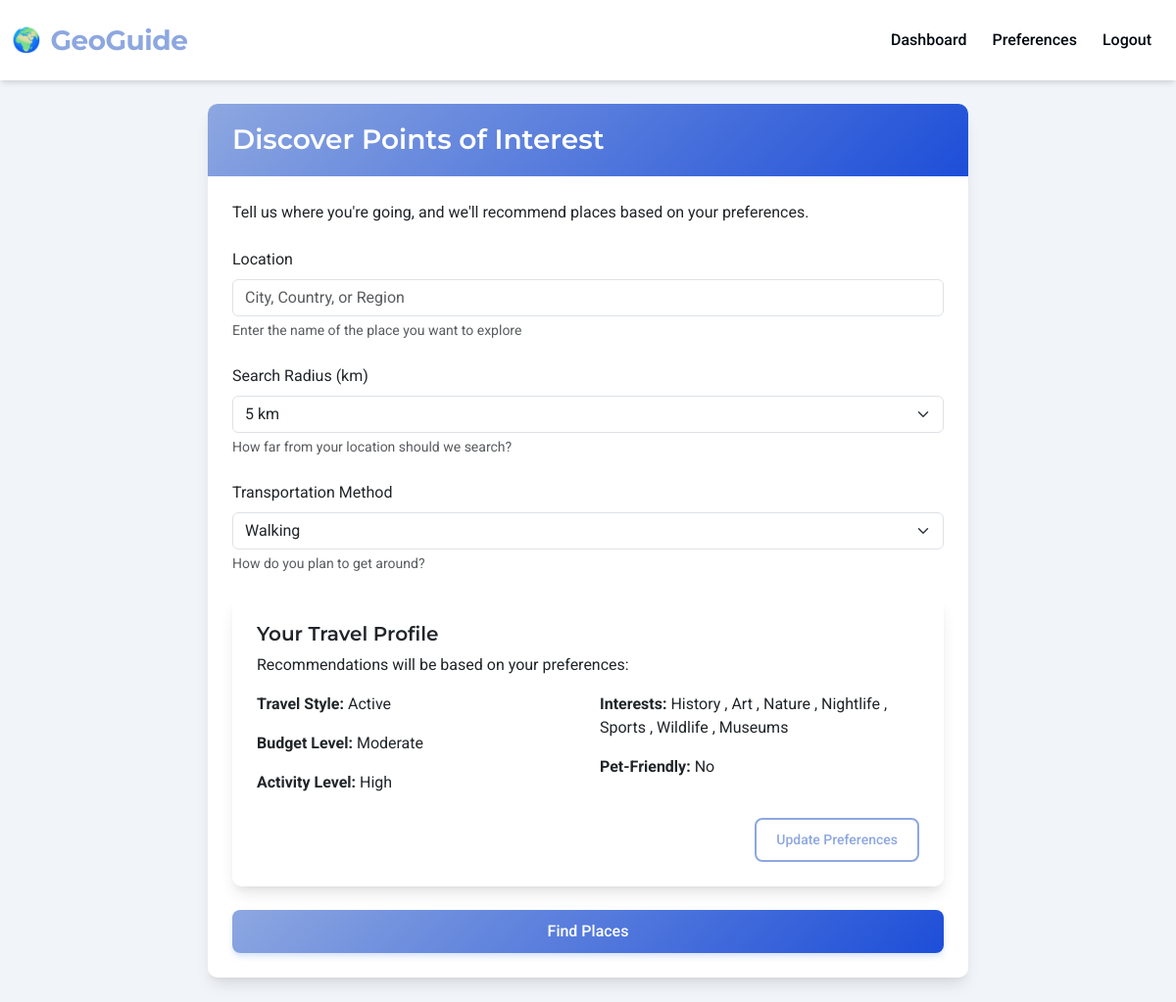
/recommend (signed in), run on the app's committed database.
### app.py (models this page shows, shortened)
class User(db.Model):
    id = db.Column(db.Integer, primary_key=True)
    username = db.Column(db.String(80), unique=True, nullable=False)
    email = db.Column(db.String(120), unique=True, nullable=False)
    password_hash = db.Column(db.String(256), nullable=False)
    preferences = db.Column(db.JSON, nullable=True)

### app.py (the view, shortened to what this page needs)
@app.route('/recommend', methods=['GET', 'POST'])
def recommend_pois():
    if 'user_id' not in session:
        flash('Please login first')
        return redirect(url_for('login'))
    user = User.query.get(session['user_id'])
    if not user:
        flash('User not found')
        return redirect(url_for('login'))
    transportation_options = [
        {"id": "walking", "name": "Walking"},
        {"id": "public_transit", "name": "Public Transit"},
        {"id": "driving", "name": "Driving"},
        {"id": "bicycle", "name": "Bicycle"},
        {"id": "railway", "name": "Railway"},
        {"id": "airways", "name": "Airways"},
        {"id": "bus", "name": "Bus"}
    ]
    return render_template('recommend_form.html',
                          user=user,
                          transportation_options=transportation_options)

### templates/recommend_form.html (shortened to what this page needs)
{% extends 'base.html' %}
{% block content %}
<div class="row justify-content-center">
    <div class="col-md-8">
        <div class="card">
            <div class="card-header bg-primary text-white">
                <h3 class="card-title mb-0">Discover Points of Interest</h3>
            </div>
            <div class="card-body">
                <p class="mb-4">Tell us where you're going, and we'll recommend places based on your preferences.</p>
                <form method="POST">
                    <div class="mb-4">
                        <label for="location" class="form-label">Location</label>
                        <input type="text" class="form-control" id="location" name="location" placeholder="City, Country, or Region" required>
                        <div class="form-text">Enter the name of the place you want to explore</div>
                    </div>
                    <div class="mb-4">
                        <label for="radius" class="form-label">Search Radius (km)</label>
                        <select class="form-select" id="radius" name="radius">
                            <option value="5" selected>5 km</option>
                        </select>
                        <div class="form-text">How far from your location should we search?</div>
                    </div>
                    <div class="mb-4">
                        <label for="transportation" class="form-label">Transportation Method</label>
                        <select class="form-select" id="transportation" name="transportation">
                            {% for option in transportation_options %}
                                <option value="{{ option.id }}">{{ option.name }}</option>
                            {% endfor %}
                        </select>
                        <div class="form-text">How do you plan to get around?</div>
                    </div>
                    <div class="card mb-4">
                        <div class="card-body">
                            <h5 class="card-title">Your Travel Profile</h5>
                            <p class="card-text">Recommendations will be based on your preferences:</p>
                            <div class="row mt-3">
                                <div class="col-md-6">
                                    <p><strong>Travel Style:</strong> {{ user.preferences.travel_style|capitalize }}</p>
                                    <p><strong>Budget Level:</strong> {{ user.preferences.budget_level|capitalize }}</p>
                                    <p><strong>Activity Level:</strong> {{ user.preferences.activity_level|capitalize }}</p>
                                </div>
                                <div class="col-md-6">
                                    <p><strong>Interests:</strong>
                                        {% for interest in user.preferences.interests %}
                                            {% if loop.index > 1 %}, {% endif %}{{ interest|capitalize }}
                                        {% endfor %}
                                    </p>
                                    <p>
                                        <strong>Pet-Friendly:</strong>
                                        {% if user.preferences.has_pets %}Yes{% else %}No{% endif %}
                                    </p>
                                </div>
                            </div>
                            <div class="mt-2 text-end">
                                <a href="{{ url_for('preferences') }}" class="btn btn-sm btn-outline-primary">Update Preferences</a>
                            </div>
                        </div>
                    </div>
                    <div class="d-grid gap-2">
                        <button type="submit" class="btn btn-primary">Find Places</button>
                    </div>
                </form>
            </div>
        </div>
    </div>
</div>
{% endblock %}

### templates/base.html (style rules this page uses)
:root { --primary-color: #8da7e0; --primary-dark: #1d4ed8; --secondary-color: #10b981; --dark-color: #1e293b; --light-color: #f8fafc; --text-color: #020811; --text-light: #64748b; --border-radius: 10px; --card-shadow: 0 10px 15px -3px rgba(0, 0, 0, 0.1), 0 4px 6px -2px rgba(0, 0, 0, 0.05); --transition: all 0.3s ease; }
body { font-family: 'Roboto', sans-serif; color: var(--text-color); background-color: #f1f5f9; background-image: url('https://images.unsplash.com/photo-1506905925346-21bda4d32df4?ixlib=rb-1.2.1&auto=format&fit=crop&w=1920&q=80'); background-size: cover; background-attachment: fixed; background-position: center; position: relative; }
body::before { content: ""; position: fixed; top: 0; left: 0; width: 100%; height: 100%; background-color: rgba(255, 255, 255, 0.01); z-index: -1; }
h1, h2, h3, h4, h5, h6 { font-family: 'Montserrat', sans-serif; font-weight: 600; }
.card { border: none; border-radius: var(--border-radius); box-shadow: var(--card-shadow); background-color: rgba(255, 255, 255, 0.95); overflow: hidden; transition: var(--transition); margin-bottom: 25px; }
.card-header { border-bottom: none; background: linear-gradient(135deg, var(--primary-color) 0%, var(--primary-dark) 100%); color: white; padding: 20px 25px; }
.card-body { padding: 25px; }
.btn { font-weight: 500; padding: 10px 20px; border-radius: 8px; transition: var(--transition); }
.btn-primary { background: linear-gradient(135deg, var(--primary-color) 0%, var(--primary-dark) 100%); border: none; box-shadow: 0 4px 6px -1px rgba(37, 99, 235, 0.2); }
.btn-outline-primary { color: var(--primary-color); border: 2px solid var(--primary-color); }

### data on the page
User: preferences.travel_style "Active", preferences.budget_level "Moderate", preferences.activity_level "High"

### other printed values
{{ interest|capitalize }} "History" "Art" "Nature" "Nightlife" "Sports" "Wildlife" "Museums"
form field transportation "Walking"
